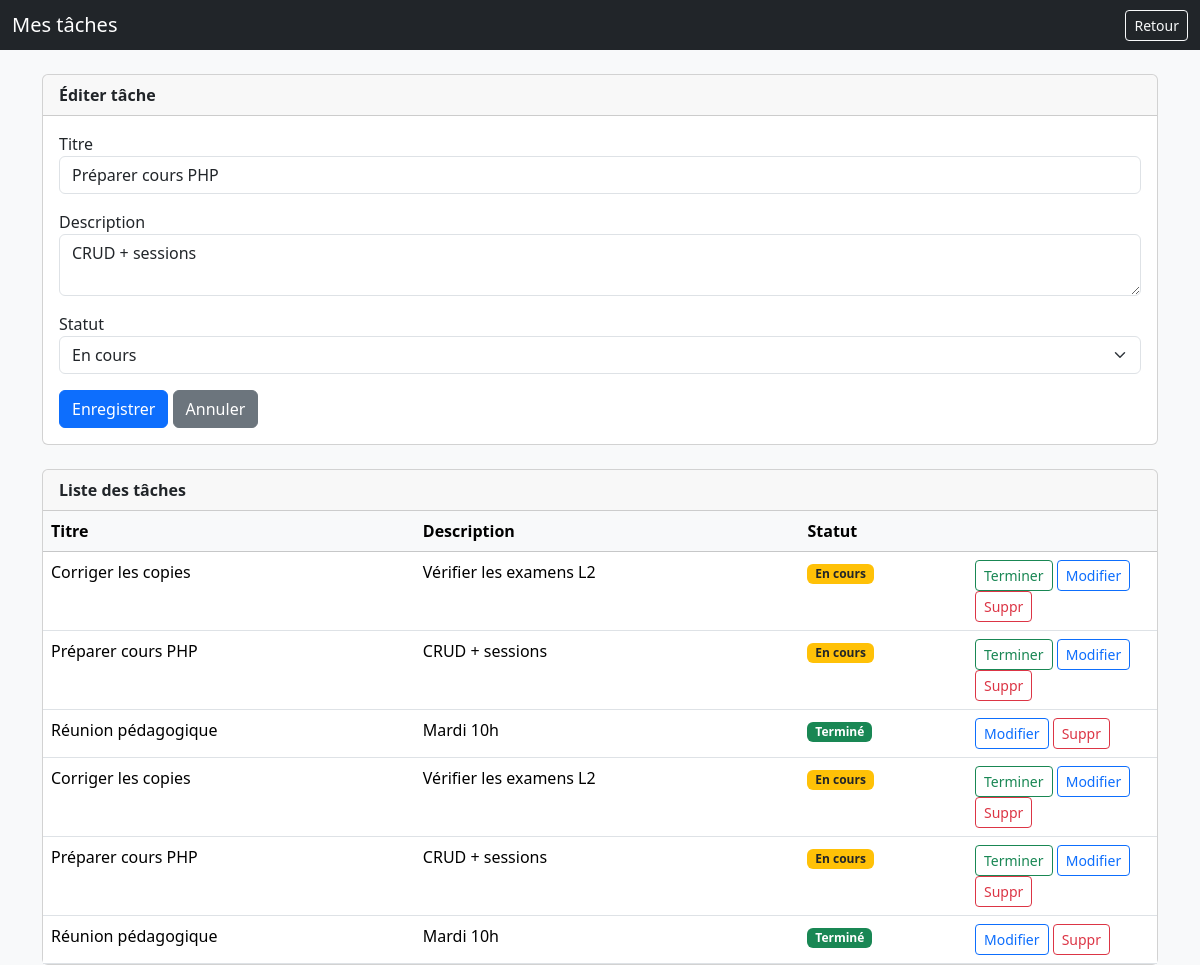
Screenshot of /taches.php?edit=2 (signed in) with the database file from the repository.
### tables this page shows
CREATE TABLE `taches` (
  `id` int(11) NOT NULL,
  `user_id` int(11) NOT NULL,
  `titre` varchar(150) NOT NULL,
  `description` text DEFAULT NULL,
  `statut` enum('en_cours','termine') DEFAULT 'en_cours',
  `created_at` datetime DEFAULT current_timestamp(),
  `updated_at` datetime DEFAULT current_timestamp() ON UPDATE current_timestamp()
);

### taches.php (the view, shortened to what this page needs)
<?php
require_once 'config.php';
$userId = $_SESSION['auth']['id'];
$stmt = $pdo->prepare("SELECT * FROM taches WHERE user_id=? ORDER BY created_at DESC");
$stmt->execute([$userId]);
$taches = $stmt->fetchAll();
$edit = null;
if (isset($_GET['edit'])) {
    $stmt = $pdo->prepare("SELECT * FROM taches WHERE id=? AND user_id=?");
    $stmt->execute([$_GET['edit'], $userId]);
    $edit = $stmt->fetch();
}
?>
<!doctype html>
<html lang="fr">
<head>
    <link href="https://cdn.jsdelivr.net/npm/bootstrap@5.3.2/dist/css/bootstrap.min.css" rel="stylesheet">
</head>
<body class="bg-light">
<nav class="navbar navbar-dark bg-dark">
  <div class="container-fluid">
    <span class="navbar-brand mb-0 h1">Mes tâches</span>
    <a class="btn btn-sm btn-outline-light" href="tableau.php">Retour</a>
  </div>
</nav>
<div class="container mt-4">
    <div class="card mb-4">
        <div class="card-header fw-bold"><?= $edit ? 'Éditer' : 'Nouvelle' ?> tâche</div>
        <div class="card-body">
            <form method="POST">
                <div class="mb-3"><label>Titre</label><input class="form-control" name="titre" value="<?= htmlspecialchars($edit['titre'] ?? '') ?>" required></div>
                <div class="mb-3"><label>Description</label><textarea class="form-control" name="description" rows="2"><?= htmlspecialchars($edit['description'] ?? '') ?></textarea></div>
                <?php if ($edit): ?>
                    <div class="mb-3">
                        <label>Statut</label>
                        <select class="form-select" name="statut">
                            <option value="en_cours" <?= ($edit['statut'] === 'en_cours') ? 'selected' : '' ?>>En cours</option>
                        </select>
                    </div>
                <?php endif; ?>
                <button class="btn btn-primary" name="save">Enregistrer</button>
                <?php if ($edit): ?><a class="btn btn-secondary" href="taches.php">Annuler</a><?php endif; ?>
            </form>
        </div>
    </div>
    <div class="card">
        <div class="card-header fw-bold">Liste des tâches</div>
        <div class="card-body p-0">
            <table class="table mb-0">
                <thead class="table-light"><tr><th>Titre</th><th>Description</th><th>Statut</th><th width="190"></th></tr></thead>
                <tbody>
                <?php foreach ($taches as $t): ?>
                    <tr>
                        <td><?= htmlspecialchars($t['titre']) ?></td>
                        <td><?= nl2br(htmlspecialchars($t['description'])) ?></td>
                        <td>
                            <?php if ($t['statut'] === 'termine'): ?><span class="badge bg-success">Terminé</span><?php else: ?><span class="badge bg-warning text-dark">En cours</span><?php endif; ?>
                        </td>
                        <td>
                            <?php if ($t['statut'] !== 'termine'): ?><a class="btn btn-sm btn-outline-success" href="taches.php?done=<?= $t['id'] ?>">Terminer</a><?php endif; ?>
                            <a class="btn btn-sm btn-outline-primary" href="taches.php?edit=<?= $t['id'] ?>">Modifier</a>
                            <a class="btn btn-sm btn-outline-danger" href="taches.php?del=<?= $t['id'] ?>" onclick="return confirm('Supprimer ?')">Suppr</a>
                        </td>
                    </tr>
                <?php endforeach; ?>
                </tbody>
            </table>
        </div>
    </div>
</div>
</body>
</html>

### rows the page displays
taches: titre "Préparer cours PHP", description "CRUD + sessions", statut "En cours"
taches: titre "Corriger les copies", description "Vérifier les examens L2", statut "En cours"
taches: titre "Préparer cours PHP", description "CRUD + sessions", statut "En cours"
taches: titre "Réunion pédagogique", description "Mardi 10h", statut "Terminé"
taches: titre "Corriger les copies", description "Vérifier les examens L2", statut "En cours"
taches: titre "Réunion pédagogique", description "Mardi 10h", statut "Terminé"
